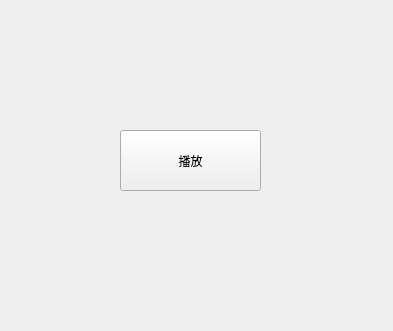
<?xml version="1.0" encoding="UTF-8"?>
<ui version="4.0">
 <class>Widget</class>
 <widget class="QWidget" name="Widget">
  <property name="geometry">
   <rect>
    <x>0</x>
    <y>0</y>
    <width>393</width>
    <height>331</height>
   </rect>
  </property>
  <property name="windowTitle">
   <string>Widget</string>
  </property>
  <widget class="QPushButton" name="pushButton">
   <property name="geometry">
    <rect>
     <x>120</x>
     <y>130</y>
     <width>141</width>
     <height>61</height>
    </rect>
   </property>
   <property name="text">
    <string>播放</string>
   </property>
  </widget>
 </widget>
 <resources/>
 <connections/>
</ui>
